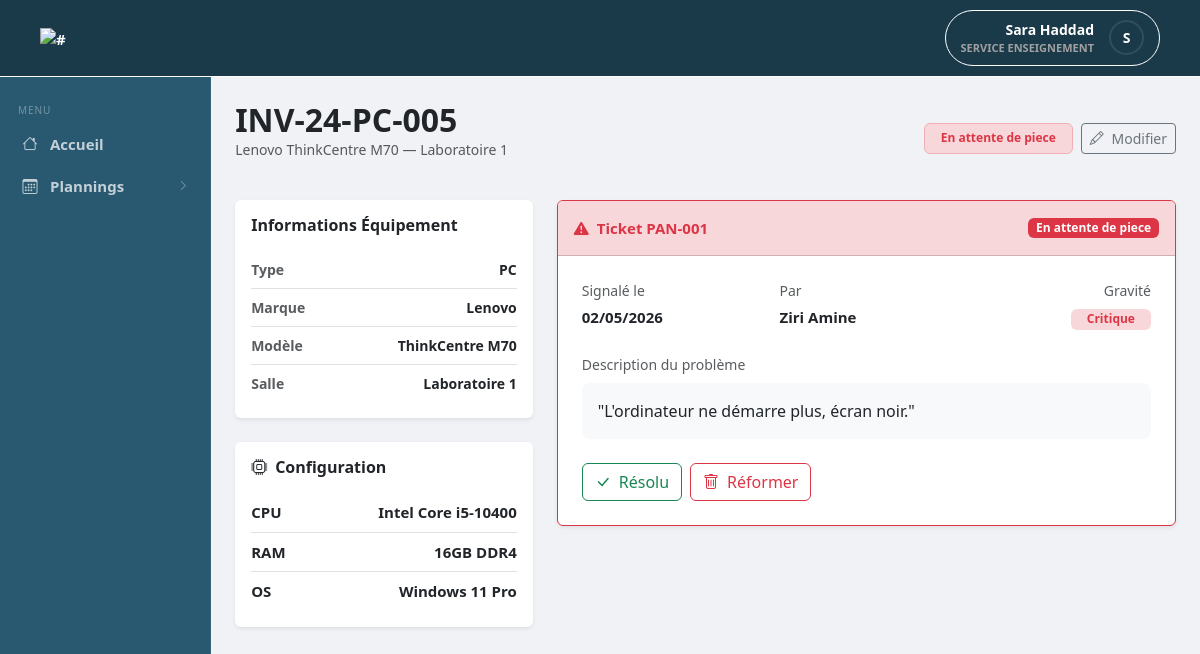
The app's page /technicien/detail_ticket.php?id=1 (signed in) with its own data.
### tables this page shows
CREATE TABLE utilisateur (
  id               INT UNSIGNED AUTO_INCREMENT PRIMARY KEY,
  nom              VARCHAR(50)  NOT NULL,
  prenom           VARCHAR(50)  NOT NULL,
  email            VARCHAR(100) NOT NULL UNIQUE,
  mot_de_passe     VARCHAR(255) NOT NULL, 
  role             ENUM('technicien','enseignant','chef departement','service enseignement','vacataire') NOT NULL,
  actif            BOOLEAN DEFAULT TRUE,
  date_expiration  DATE DEFAULT NULL
);

CREATE TABLE panne (
  id               INT UNSIGNED AUTO_INCREMENT PRIMARY KEY,
  equipement_id    INT UNSIGNED NOT NULL,
  description      TEXT NOT NULL,
  gravite          ENUM('mineure','majeure','critique') NOT NULL DEFAULT 'mineure',
  statut           ENUM('ouvert','pris en charge','en attente de piece','resolu','reforme') NOT NULL DEFAULT 'ouvert',
  date_signalement TIMESTAMP DEFAULT CURRENT_TIMESTAMP,
  date_resolution  TIMESTAMP NULL DEFAULT NULL,
  CONSTRAINT fk_panne_equip FOREIGN KEY (equipement_id) REFERENCES equipement(id)
);

CREATE TABLE equipement (
  id                INT UNSIGNED AUTO_INCREMENT PRIMARY KEY,
  num_inventaire    VARCHAR(50)  NOT NULL UNIQUE, 
  salle_id          INT UNSIGNED NOT NULL,
  poste             VARCHAR(20),
  type              ENUM('PC','switch','serveur','ecran','clavier','souris','onduleur','projecteur') NOT NULL,
  marque            VARCHAR(50),
  modele            VARCHAR(50),
  num_serie         VARCHAR(100),
  date_acquisition  DATE,
  etat              ENUM('fonctionnel','en panne','en reparation','en attente de piece','reforme') NOT NULL DEFAULT 'fonctionnel',
  CONSTRAINT fk_equip_salle FOREIGN KEY (salle_id) REFERENCES salle(id) ON DELETE CASCADE
);

CREATE TABLE salle (
  id         INT UNSIGNED AUTO_INCREMENT PRIMARY KEY,
  nom        VARCHAR(50)  NOT NULL,
  capacite   TINYINT UNSIGNED NOT NULL DEFAULT 0,
  type       ENUM('Standard','Réseau','IA','Serveur') NOT NULL DEFAULT 'Standard'
);

CREATE TABLE configuration_pc (
  id                 INT UNSIGNED AUTO_INCREMENT PRIMARY KEY,
  equipement_id      INT UNSIGNED NOT NULL UNIQUE,
  carte_mere         VARCHAR(100),
  cpu                VARCHAR(100),
  gpu                VARCHAR(100),
  ram                VARCHAR(50),
  stockage           VARCHAR(100),
  alimentation       VARCHAR(100),
  systeme_exploitation VARCHAR(100),
  CONSTRAINT fk_config_equip FOREIGN KEY (equipement_id) REFERENCES equipement(id) ON DELETE CASCADE
);

### technicien/detail_ticket.php (the view, shortened to what this page needs)
<?php
require_once '../db_config.php';
$ticket_id = (int)$_GET['id'];
$sql = "SELECT p.*,
               e.id as eid, e.type as type_objet, e.num_inventaire, e.etat as etat_objet, e.marque, e.modele,
               s.nom as nom_salle,
               u.nom as nom_prof, u.prenom as prenom_prof,
               c.cpu, c.ram, c.stockage, c.systeme_exploitation
        FROM panne p
        JOIN equipement e ON p.equipement_id = e.id
        JOIN salle s ON e.salle_id = s.id
        LEFT JOIN intervention i_sig ON i_sig.panne_id = p.id AND i_sig.type_action = 'signalement'
        LEFT JOIN utilisateur u ON i_sig.auteur_id = u.id
        LEFT JOIN configuration_pc c ON e.id = c.equipement_id
        WHERE p.id = ?";
$stmt = $conn->prepare($sql);
$stmt->bind_param("i", $ticket_id);
$stmt->execute();
$data = $stmt->get_result()->fetch_assoc();
$grav_class = match($data['gravite']) {
    'critique' => 'danger',
    'majeure' => 'warning',
    default => 'info'
};
include '../includes/header.php';
?>
<main class="page-content">
    <div class="d-flex justify-content-between align-items-center mb-4">
        <div>
            <h2 class="fw-bold text-navy mb-0"><?= htmlspecialchars($data['num_inventaire']) ?></h2>
            <p class="text-muted small"><?= htmlspecialchars($data['marque'] . ' ' . $data['modele']) ?> — <?= htmlspecialchars($data['nom_salle']) ?></p>
        </div>
        <div class="d-flex gap-2">
            <span class="badge bg-danger-subtle text-danger border border-danger-subtle d-flex align-items-center px-3">
                <?= ucfirst($data['etat_objet']) ?>
            </span>
            <a href="modifier_equipement.php?id=<?= $data['eid'] ?>" class="btn btn-outline-secondary btn-sm"><i class="bi bi-pencil me-1"></i> Modifier</a>
        </div>
    </div>
    <div class="row g-4">
        <div class="col-lg-4">
            <div class="card border-0 shadow-sm mb-4">
                <div class="card-body">
                    <h6 class="fw-bold text-navy mb-3">Informations Équipement</h6>
                    <div class="info-list">
                        <div class="d-flex justify-content-between py-2 border-bottom"><span class="text-muted small">Type</span><span class="fw-bold small"><?= ucfirst($data['type_objet']) ?></span></div>
                        <div class="d-flex justify-content-between py-2 border-bottom"><span class="text-muted small">Marque</span><span class="fw-bold small"><?= htmlspecialchars($data['marque']) ?></span></div>
                        <div class="d-flex justify-content-between py-2 border-bottom"><span class="text-muted small">Modèle</span><span class="fw-bold small"><?= htmlspecialchars($data['modele']) ?></span></div>
                        <div class="d-flex justify-content-between py-2"><span class="text-muted small">Salle</span><span class="fw-bold small"><?= htmlspecialchars($data['nom_salle']) ?></span></div>
                    </div>
                </div>
            </div>
            <?php if (strtolower($data['type_objet']) === 'pc'): ?>
            <div class="card border-0 shadow-sm">
                <div class="card-body">
                    <h6 class="fw-bold text-navy mb-3 d-flex align-items-center"><i class="bi bi-cpu me-2"></i> Configuration</h6>
                    <div class="info-list small">
                        <div class="d-flex justify-content-between py-2 border-bottom"><span>CPU</span><span class="fw-bold"><?= htmlspecialchars($data['cpu'] ?? 'N/A') ?></span></div>
                        <div class="d-flex justify-content-between py-2 border-bottom"><span>RAM</span><span class="fw-bold"><?= htmlspecialchars($data['ram'] ?? 'N/A') ?></span></div>
                        <div class="d-flex justify-content-between py-2"><span>OS</span><span class="fw-bold"><?= htmlspecialchars($data['systeme_exploitation'] ?? 'N/A') ?></span></div>
                    </div>
                </div>
            </div>
            <?php endif; ?>
        </div>
        <div class="col-lg-8">
            <div class="card border-<?= $grav_class ?> shadow-sm ticket-active-card">
                <div class="card-header bg-<?= $grav_class ?>-subtle d-flex justify-content-between align-items-center py-3">
                    <span class="text-<?= $grav_class ?> fw-bold">
                        <i class="bi bi-exclamation-triangle-fill me-2"></i>Ticket PAN-<?= str_pad($data['id'], 3, '0', STR_PAD_LEFT) ?>
                    </span>
                    <span class="badge bg-<?= $grav_class ?>"><?= ucfirst($data['statut']) ?></span>
                </div>
                <div class="card-body p-4">
                    <div class="row mb-4">
                        <div class="col-md-4"><label class="text-muted small d-block mb-1">Signalé le</label><span class="fw-bold"><?= date('d/m/Y', strtotime($data['date_signalement'])) ?></span></div>
                        <div class="col-md-4"><label class="text-muted small d-block mb-1">Par</label><span class="fw-bold"><?= htmlspecialchars($data['nom_prof'] . ' ' . $data['prenom_prof']) ?></span></div>
                        <div class="col-md-4 text-md-end"><label class="text-muted small d-block mb-1">Gravité</label><span class="badge bg-<?= $grav_class ?>-subtle text-<?= $grav_class ?> px-3"><?= ucfirst($data['gravite']) ?></span></div>
                    </div>
                    <div class="mb-4">
                        <label class="text-muted small d-block mb-2">Description du problème</label>
                        <div class="p-3 bg-light rounded-3 text-dark italic-desc">"<?= htmlspecialchars($data['description']) ?>"</div>
                    </div>
                    <form action="" method="POST">
                        <div class="d-flex flex-wrap gap-2">
                            <?php if ($data['statut'] == 'ouvert'): ?>
                                <button type="submit" name="action" value="prendre_en_charge" class="btn btn-navy px-4">
                                    <i class="bi bi-hand-thumbs-up me-2"></i>Prendre en charge
                                </button>
                            <?php elseif ($data['statut'] == 'pris en charge' || $data['statut'] == 'en attente de piece'): ?>
                                <button type="button" class="btn btn-outline-success" data-bs-toggle="collapse" data-bs-target="#clotureZone">
                                    <i class="bi bi-check-lg me-2"></i>Résolu
                                </button>
                                <button type="button" class="btn btn-outline-danger" data-bs-toggle="collapse" data-bs-target="#clotureZone">
                                    <i class="bi bi-trash me-2"></i>Réformer
                                </button>
                            <?php endif; ?>
                        </div>
                    </form>
                </div>
            </div>
        </div>
    </div>
</main>
<?php include '../includes/footer.php'; ?>

### includes/header.php (shortened to what this page needs)
<?php
require_once __DIR__ . '/../db_config.php';
$user_name = "Invité";
$user_role = "Aucun";
$avatar_letter = "U";
if (isset($_SESSION['user_id'])) {
    $user_id = $_SESSION['user_id'];
    $sql = "SELECT nom, prenom, role FROM utilisateur WHERE id = ?";
    $stmt = $conn->prepare($sql);
    $stmt->bind_param("i", $user_id);
    $stmt->execute();
    $result = $stmt->get_result();
    if ($row = $result->fetch_assoc()) {
        $user_name = $row['prenom'] . ' ' . $row['nom'];
        $user_role = $row['role'];
        $avatar_letter = strtoupper(substr($row['prenom'], 0, 1));
    }
}
?>
<!DOCTYPE html>
<html lang="fr">
<head>
    <link rel="stylesheet" href="https://cdn.jsdelivr.net/npm/bootstrap@5.3.2/dist/css/bootstrap.min.css">
    <link rel="stylesheet" href="https://cdn.jsdelivr.net/npm/bootstrap-icons@1.11.3/font/bootstrap-icons.min.css">
    <link rel="stylesheet" href="..\assets\css\includes\header.css">
</head>
<body>
<header class="main-header">
  <div class="header-container">
    <a href="#">
    <div class="app-logo">
      <span><img src="https://i.postimg.cc/KYqMXX8q/svgviewer-png-output.png" alt="#" height="67"></span>
    </div>
    </a>
    <div class="user-profile-dropdown" id="profileTrigger">
      <div class="profile-info">
        <span class="user-name"><?php echo htmlspecialchars($user_name); ?></span>
        <span class="user-role"><?php echo htmlspecialchars($user_role); ?></span>
      </div>
      <div class="avatar role-a"><?php echo $avatar_letter; ?></div>
    </div>
  </div>
</header>
  <div class="page-layout">
  <aside class="sidebar">
    <div class="sidebar-section-label">Menu</div>
    <?php
    $role_clean = strtolower($user_role);
    if ($role_clean === 'chef departement'): ?>
        <a href="../chef/dashboard.php" class="sidebar-item"><i class="bi bi-speedometer2"></i> <span>Tableau de bord</span></a>
        <div class="sidebar-item sidebar-toggle" id="toggleInventaire">
            <i class="bi bi-box-seam"></i> <span>Inventaire</span> <i class="bi bi-chevron-right sidebar-arrow"></i>
        </div>
        <div class="sidebar-submenu" id="submenuInventaire">
            <a href="../chef/inventaire.php" class="sidebar-subitem"><i class="bi bi-pc-display"></i> Équipements</a>
            <a href="#" class="sidebar-subitem"><i class="bi bi-file-earmark-pdf"></i> Rapport PDF</a>
        </div>
        <div class="sidebar-item sidebar-toggle" id="toggleAdmin">
            <i class="bi bi-building"></i> <span>Administration</span> <i class="bi bi-chevron-right sidebar-arrow"></i>
        </div>
        <div class="sidebar-submenu" id="submenuAdmin">
            <a href="../chef/utilisateurs.php" class="sidebar-subitem"><i class="bi bi-people"></i> Utilisateurs</a>
            <a href="../chef/gestion_vacataires.php" class="sidebar-subitem"><i class="bi bi-person-plus"></i> Comptes vacataires</a>
        </div>
    <?php
    elseif ($role_clean === 'service enseignement'): ?>
        <a href="../service/index.php" class="sidebar-item"><i class="bi bi-house"></i> <span>Accueil</span></a>
        <div class="sidebar-item sidebar-toggle" id="togglePlannings">
            <i class="bi bi-calendar3"></i> <span>Plannings</span> <i class="bi bi-chevron-right sidebar-arrow"></i>
        </div>
    <?php
    endif; ?>
  </aside>

### includes/footer.php (shortened to what this page needs)
  </div>
</body>
</html>

### assets/css/includes/header.css (style rules this page uses)
:root { --header-bg: #1a3a4a; --header-border: #ffff; --text-white: #ffffff; --text-gray: #a0a0a0; --sidebar-bg: #1a3a4a; --sidebar-hover: rgba(255, 255, 255, 0.07); --sidebar-active-border: #4db8ff; --sidebar-submenu-bg: rgba(0, 0, 0, 0.18); --sidebar-w: 250px; --header-height: 60px; }
a { text-decoration: none; color: inherit; cursor: pointer; }
.main-header { background-color: var(--header-bg); border-bottom: 1px solid var(--header-border); padding: 10px 20px; color: var(--text-white); position: sticky; top: 0; z-index: 100; }
.header-container { max-width: 100%; margin: 0 auto; display: flex; justify-content: space-between; align-items: center; padding: 0 20px; }
.app-logo img { object-fit: contain; }
.user-profile-dropdown { position: relative; display: flex; align-items: center; gap: 15px; padding: 8px 15px; border: 1px solid var(--header-border); border-radius: 50px; cursor: pointer; transition: background 0.3s; }
.profile-info { display: flex; flex-direction: column; text-align: right; }
.user-name { font-size: 14px; font-weight: 600; }
.user-role { font-size: 11px; color: var(--text-gray); text-transform: uppercase; }
.avatar { width: 35px; height: 35px; border-radius: 50%; display: flex; align-items: center; justify-content: center; font-weight: bold; font-size: 14px; color: white; border: 2px solid rgba(255,255,255,0.1); }
.user-profile-dropdown { cursor: pointer; user-select: none; }
.page-layout { display: flex; min-height: calc(100vh - var(--header-height)); }
.page-content { flex: 1; padding: 24px; overflow-y: auto; background-color: #f0f2f5; }
.sidebar { width: var(--sidebar-width); background-color: #295971; color: var(--text-white); display: flex; flex-direction: column; flex-shrink: 0; padding: 12px 0; border-right: 1px solid rgba(255, 255, 255, 0.08); overflow-y: auto; }
span { font-size: 15px; font-weight: bold; }
span i { font-size: 15px; }
.sidebar-section-label { font-size: 10px; text-transform: uppercase; letter-spacing: 0.09em; color: rgba(255, 255, 255, 0.35); padding: 14px 18px 5px; }
.sidebar-item { display: flex; align-items: center; gap: 11px; padding: 10px 18px; font-size: 13.5px; color: rgba(255, 255, 255, 0.72); cursor: pointer; transition: background 0.15s, color 0.15s; border-left: 3px solid transparent; text-decoration: none; user-select: none; }
.sidebar-item i { font-size: 15px; width: 18px; text-align: center; flex-shrink: 0; }
.sidebar-arrow { margin-left: auto; font-size: 11px !important; transition: transform 0.22s ease; opacity: 0.6; }

### records on screen
utilisateur: user_name "Sara Haddad", role "SERVICE ENSEIGNEMENT", prenom "S"
panne: equipement.num_inventaire "INV-24-PC-005", equipement.modele "Lenovo ThinkCentre M70", salle.nom "Laboratoire 1", equipement.etat "En attente de piece", equipement.type "PC", equipement.marque "Lenovo", equipement.modele "ThinkCentre M70", configuration_pc.cpu "Intel Core i5-10400", configuration_pc.ram "16GB DDR4", configuration_pc.systeme_exploitation "Windows 11 Pro", id "001", statut "En attente de piece", date_signalement "02/05/2026", utilisateur.nom+prenom "Ziri Amine", gravite "Critique", description "L'ordinateur ne démarre plus, écran noir."
